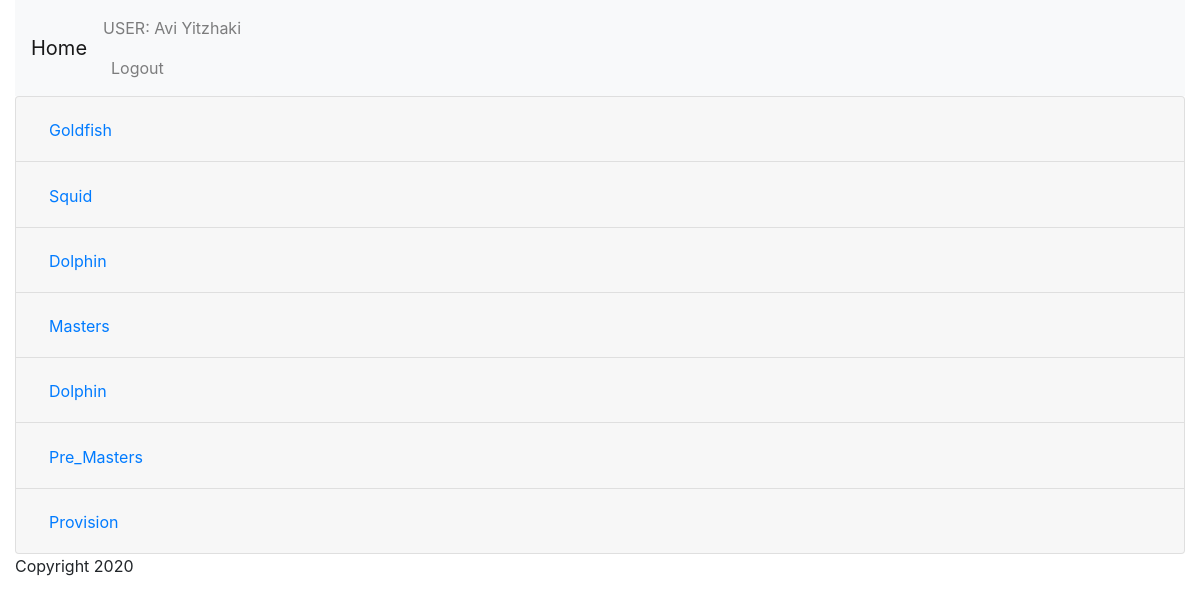
Page /swimming/2/groups/ (signed in) on the committed database.
### swimming/models.py (models this page shows)
class Coach(models.Model):
    user = models.OneToOneField(User, on_delete = models.PROTECT)
    first_name = models.CharField(max_length = 200)
    last_name = models.CharField(max_length = 200)
    gender = models.CharField(max_length = 200)
    def __str__(self):
        return f"{self.first_name} {self.last_name}"

class Group(models.Model):
    class Level(models.IntegerChoices):
        PRE_SWIM = 1, _('Pre_swim'),
        BEGGINERS = 2, _('Begginers'),
        ADVANCED = 3, _('Advanced'),
        COMPETATIVE = 4, _('Competative')
    class AgeGroup(models.IntegerChoices):
        FIVE_TO_SEVEN = 1, _('5-7')
        EIGHT_TO_TWELVE = 2, _('8-12')
        THIRTEEN_TO_EIGHTEEN = 3, _('13-18')
        ABOVE_EIGHTEEN = 4, _('18+')
    name = models.CharField(max_length = 200)
    capacity = models.IntegerField(null = True)
    level = models.IntegerField(choices = Level.choices)
    age_group = models.IntegerField(choices = AgeGroup.choices)
    coach = models.ForeignKey(Coach, on_delete = models.PROTECT, related_name = "groups")
    def __str__(self):
        return self.name.title()

### swimming/views.py (the view)
# urls.py: path('<int:coach_id>/groups/', views.groups_list, name = "groups_list"),
@login_required
def groups_list(request, coach_id):
    groups = get_list_or_404(Group, coach_id=coach_id, coach=request.user.coach)
    return render(request, "swimming/groups.html", {
        "groups": groups,
    })

### swimming/models.py (called while the page is built)
    def __str__(self):
        return f"{self.first_name} {self.last_name}"

### swimming/templates/swimming/groups.html (shortened to what this page needs)
{% extends "base.html" %}
{% block content %}
    <div class="accordion" id="accordionExample">
        {% for group in groups %}
            <div class="card">
                <div class="card-header" id="heading{{ group.id }}">
                    <h2 class="mb-0">
                        <button class="btn btn-link" type="button" data-toggle="collapse"
                                data-target="#collapse{{ group.id }}"
                                aria-expanded="true" aria-controls="collapse{{ group.id }}">
                            {{ group }}
                        </button>
                    </h2>
                </div>
            </div>
        {% endfor %}
    </div>
{% endblock %}

### swimming/templates/base.html (shortened to what this page needs)
{% load static %}
<!doctype html>
<html>
<head>
    <link rel="stylesheet"
          href="{% static "vendor/bootstrap/css/bootstrap.css" %}">
    <link rel="stylesheet" href="{% static "css/style.css" %}">
</head>
<body>
<div class="container-fluid">
    <nav class="navbar navbar-light bg-light navbar-expand">
        <a class="navbar-brand" href="{% url "swimming:coach_page" %}">Home</a>
    <div class="collapse navbar-collapse" id="navbarSupportedContent">
        <ul class="navbar-nav">
            <li class="nav-item">
                {% if user.is_authenticated %}
                    <span class="navbar-text">
                        USER: {{ user.coach }}
                </span>
                    <a class="nav-link" href="{% url "logout" %}">
                        Logout
                    </a>
                {% else %}
                    <a class="nav-link" href="{% url "login" %}">
                        Login
                    </a>
                {% endif %}
            </li>
        </ul>
    </div>
    </nav>
    {% block content %}PO TIDCHUF CONTENT{% endblock %}
    <footer>
        Copyright 2020
    </footer>
</div>
</body>
</html>

### rows in the picture
Group: name "Goldfish"
Group: name "Squid"
Group: name "Dolphin"
Group: name "Masters"
Group: name "Dolphin"
Group: name "Pre_Masters"
Group: name "Provision"

### other values in the picture
{{ user.coach }} "Avi Yitzhaki"
